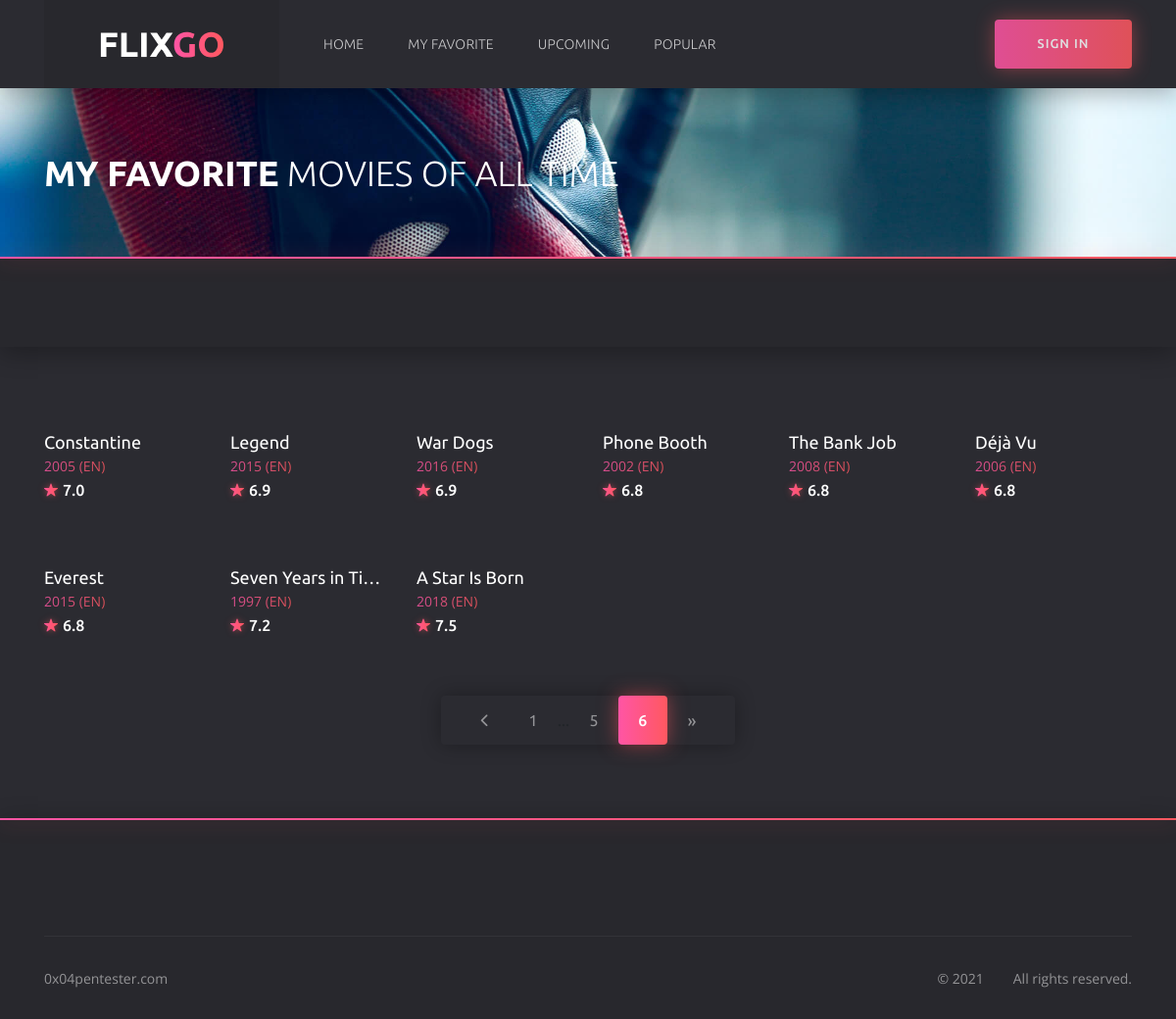
The page /favorite?page=6 on the database as committed earlier.
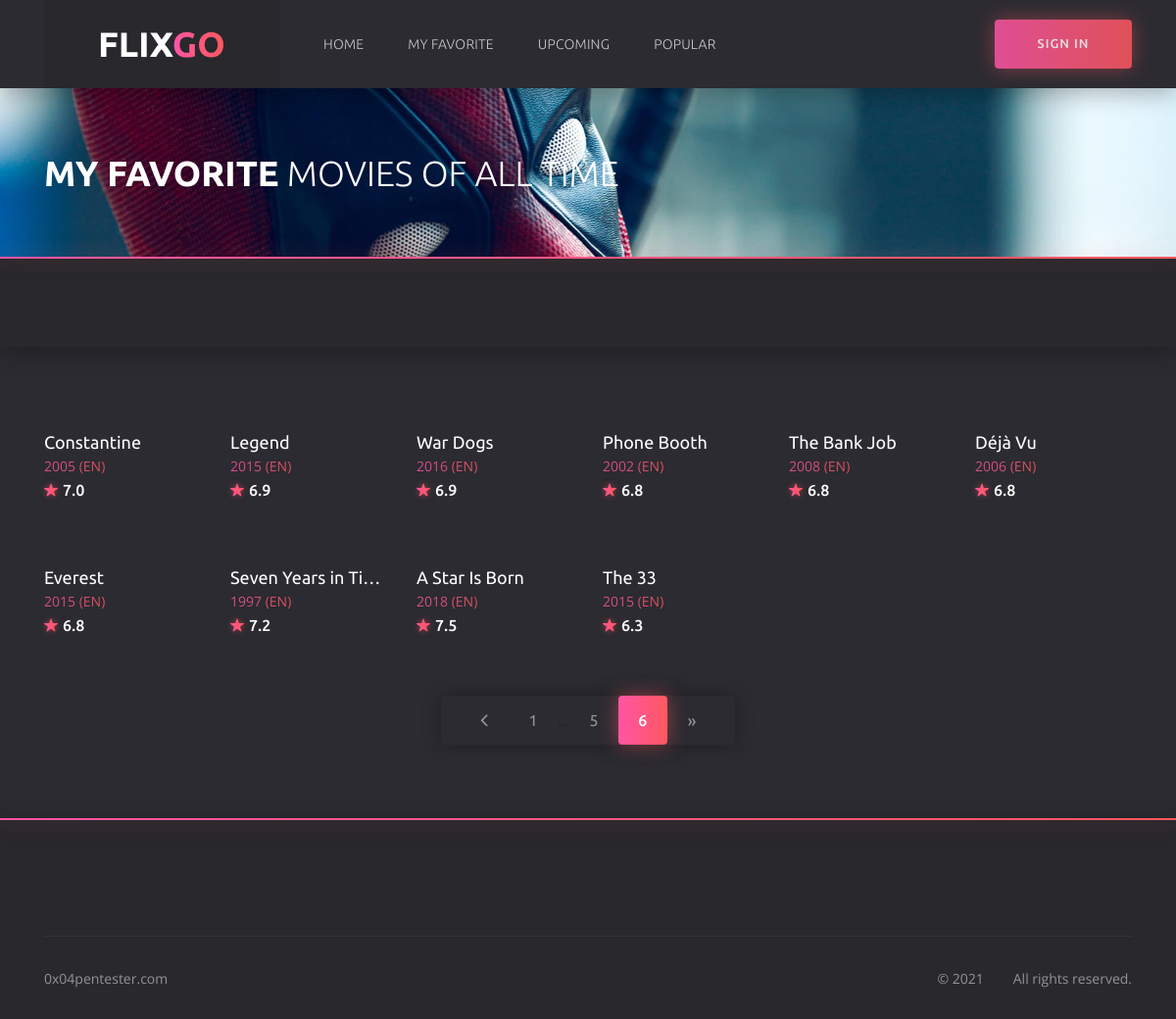
The same page on the database as committed later.
### main.py (models this page shows)
class Movie(db.Model):
    __tablename__ = "movies"
    id = db.Column(db.Integer, primary_key=True)
    org_id = db.Column(db.Integer, nullable=False)
    title = db.Column(db.String(250), unique=True, nullable=False)
    release_date = db.Column(db.Integer, nullable=False)
    runtime = db.Column(db.Integer, nullable=False)
    tagline = db.Column(db.String(100), nullable=False)
    overview = db.Column(db.String(2500), nullable=False)
    vote_average = db.Column(db.Float, nullable=False)
    ranking = db.Column(db.Float, nullable=False)
    genres = db.Column(db.String(50), nullable=False)
    original_language = db.Column(db.String(10), nullable=False)
    poster_path = db.Column(db.String(250), nullable=False)
    backdrop_path = db.Column(db.String(250), nullable=False)

### main.py (the view)
@csrf.exempt
@app.route('/favorite', methods=['GET', 'POST'])
def favorite():
    page = request.args.get('page', 1, type=int)
    if request.method == 'GET':
        all_movie = Movie.query.paginate(page=page, per_page=ROWS_PER_PAGE)
        if len(all_movie.items) > 0:
            return render_template('favorite.html', current_user=current_user, all_movie=all_movie)
        return redirect(url_for('index'))
    return redirect(url_for('index'))

### main.py (called while the page is built)
@app.context_processor
def inject_now():
    return {'now': dt.datetime.utcnow()}

@app.after_request
def apply_caching(response):
    response.headers["HTTP-HEADER"] = "VALUE"
    response.headers["X-Frame-Options"] = "SAMEORIGIN"
    response.headers['X-XSS-Protection'] = '1; mode=block'
    response.headers['X-Content-Type-Options'] = 'nosniff'
    response.headers['Strict-Transport-Security'] = 'max-age=31536000'  # includeSubDomains
    return response

### templates/favorite.html (shortened to what this page needs)
{% extends 'base.html' %}
	{% block header %}
		{% include 'header.html' %}
	{% endblock %}
{% block content %}
	<section class="section section--first section--bg" style="background: url(static/img/home/home__bg2.jpg) no-repeat center/cover">
		<div class="container">
			<div class="row">
				<div class="col-12">
					<div class="section__wrap">
						<h1 class="home__title"><b>My FAVORITE</b> MOVIES OF ALL TIME</h1>
					</div>
				</div>
			</div>
		</div>
	</section>
	<div class="filter">
		<div class="container">
			<div class="row">
				<div class="col-12">
					<div class="filter__content">
					</div>
				</div>
			</div>
		</div>
	</div>
	<div class="catalog">
		<div class="container">
			<div class="row">
				{% for movie in all_movie.items %}
				<div class="col-6 col-sm-4 col-lg-3 col-xl-2">
					<div class="card">
						<div class="card__cover">
						</div>
						<div class="card__content">
							<h3 class="card__title">
								<a href="{{ url_for('details', id=movie.org_id) }}">{{ movie.title }}</a>
							</h3>
							<span class="card__category">
								<a href="{{ url_for('details', id=movie.org_id) }}">{{ movie.release_date }} ({{ movie.original_language | upper }})</a>
							</span>
							<span class="card__rate"><i class="icon ion-ios-star"></i>{{ movie.vote_average }}</span>
						</div>
					</div>
				</div>
				{% endfor %}
				<div class="col-12">
					<ul class="paginator">
						<li class="paginator__item paginator__item--prev">
							<a href="{{ url_for('favorite', page=all_movie.prev_num) }}">
									<i class="icon ion-ios-arrow-back
									"></i>
							</a>
						</li>
					{% for page_num in all_movie.iter_pages(left_edge=1, right_edge=1, left_current=1, right_current=2) %}
						{% if page_num %}
							{% if all_movie.page == page_num %}
								<li class="paginator__item paginator__item--active">
									<a href="{{ url_for('favorite', page=page_num) }}"
									   class="btn btn-dark">
										{{ page_num }}
									</a>
								</li>
							{% else %}
								<li class="paginator__item">
									<a href="{{ url_for('favorite', page=page_num) }}"
									   class="btn btn-outline-dark">
										{{ page_num }}
									</a>
								</li>
							{% endif %}
						{% else %}
							...
						{% endif %}
					{% endfor %}
						<li class="paginator__item paginator__item--next">
							<a href="{{ url_for('favorite', page=all_movie.next_num) }}"
							   class="btn btn-outline-dark
							   {% if all_movie.page == all_movie.pages %}disabled
							   {% endif %}">
								&raquo;
							</a>
						</li>
					</ul>
				</div>
			</div>
		</div>
	</div>
{% endblock %}
	{% block footer %}
		{% include "footer.html" %}
	{% endblock %}

### templates/base.html (shortened to what this page needs)
<!DOCTYPE html>
<html lang="en">
<head>
	<link rel="stylesheet" href="{{ url_for('static', filename='css/bootstrap-reboot.min.css') }}">
	<link rel="stylesheet" href="{{ url_for('static', filename='css/bootstrap-grid.min.css') }}">
	<link rel="stylesheet" href="{{ url_for('static', filename='css/owl.carousel.min.css') }}">
	<link rel="stylesheet" href="{{ url_for('static', filename='css/jquery.mCustomScrollbar.min.css') }}">
	<link rel="stylesheet" href="{{ url_for('static', filename='css/nouislider.min.css') }}">
	<link rel="stylesheet" href="{{ url_for('static', filename='css/ionicons.min.css') }}">
	<link rel="stylesheet" href="{{ url_for('static', filename='css/plyr.css') }}">
	<link rel="stylesheet" href="{{ url_for('static', filename='css/photoswipe.css') }}">
	<link rel="stylesheet" href="{{ url_for('static', filename='css/default-skin.css') }}">
	<link rel="stylesheet" href="{{ url_for('static', filename='css/main.css') }}">
</head>
<body class="body">
	{% block header %} {% endblock %}
	{% block content %} {% endblock %}
	{% block footer %} {% endblock %}
</body>
</html>

### templates/header.html (shortened to what this page needs)
	<header class="header">
		<div class="header__wrap">
			<div class="container">
				<div class="row">
					<div class="col-12">
						<div class="header__content">
							<a href="{{ url_for('index') }}" class="header__logo">
								<img src="static/img/logo.svg" alt="">
							</a>
							<ul class="header__nav">
								<li class="header__nav-item">
									<a href="{{ url_for('index') }}" class="header__nav-link" >Home</a>
								</li>
								<li class="header__nav-item">
									<a href="{{ url_for('favorite')}}" class="header__nav-link">My Favorite</a>
								</li>
								<li class="header__nav-item">
									<a href="{{ url_for('upcoming')}}" class="header__nav-link">Upcoming</a>
								</li>
								<li class="header__nav-item">
									<a href="{{ url_for('popular')}}" class="header__nav-link">Popular</a>
								</li>
							</ul>
							<div class="header__auth">
								{% if not current_user.is_authenticated: %}
									<a href="{{ url_for('login') }}" class="header__sign-in">
										<span>sign in</span>
									</a>
								{% else: %}
									<a href="{{ url_for('logout') }}" class="header__sign-in">
										<i class="icon ion-ios-log-in"></i>
										<span>sign out</span>
									</a>
								{% endif %}
							</div>
						</div>
					</div>
				</div>
			</div>
		</div>
		<form action="#" class="header__search">
			<div class="container">
				<div class="row">
					<div class="col-12">
						<div class="header__search-content">
							<button type="button">search</button>
						</div>
					</div>
				</div>
			</div>
		</form>
	</header>

### templates/footer.html (shortened to what this page needs)
	<footer class="footer">
		<div class="container">
			<div class="row">
				<div class="col-12">
					<div class="footer__copyright">
						<small><a href="https://0x04pentester.com/" target="_blank">0x04pentester.com</a></small>
						<ul>
							<li><small>© {{ now.year }}</small></li>
							<li><small>All rights reserved.</small></li>
						</ul>
					</div>
				</div>
			</div>
		</div>
	</footer>

Rows that differ between the two databases and show on the page:
added Movie: title "The 33", release_date "2015", original_language "EN", vote_average "6.3"
